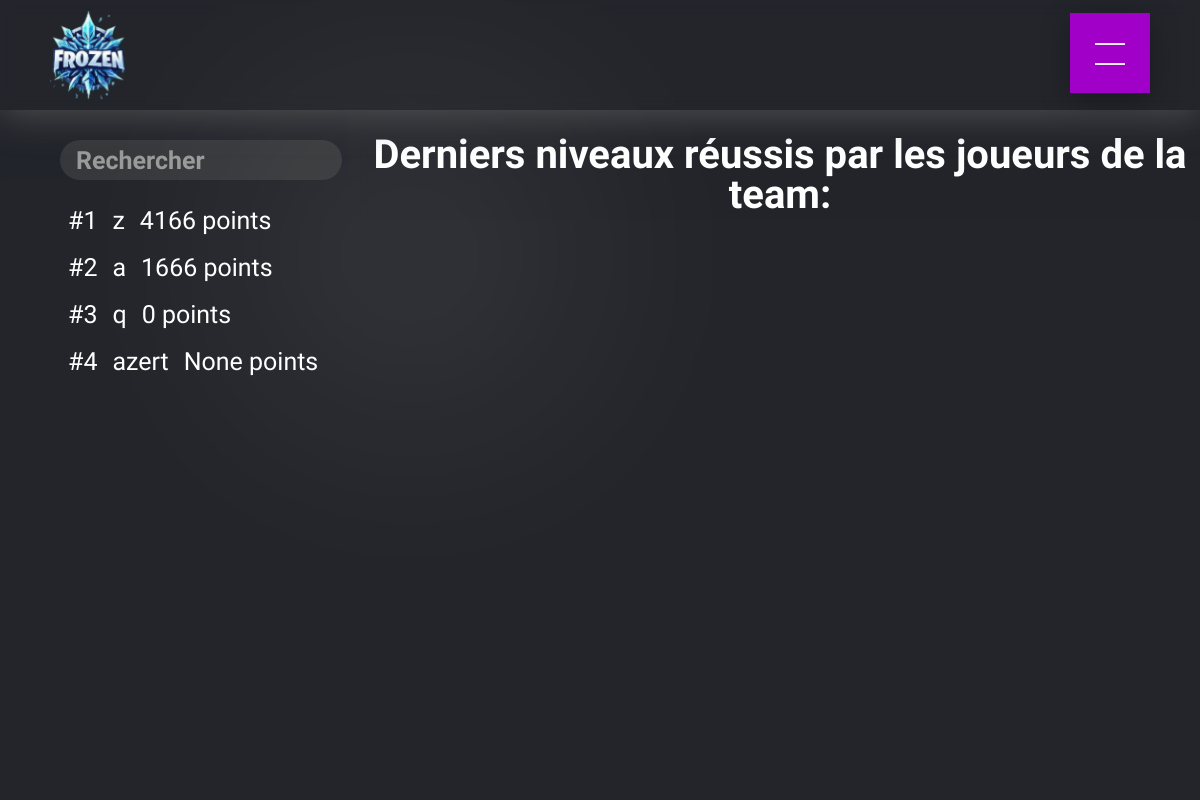
Page /classement on the earlier database version.
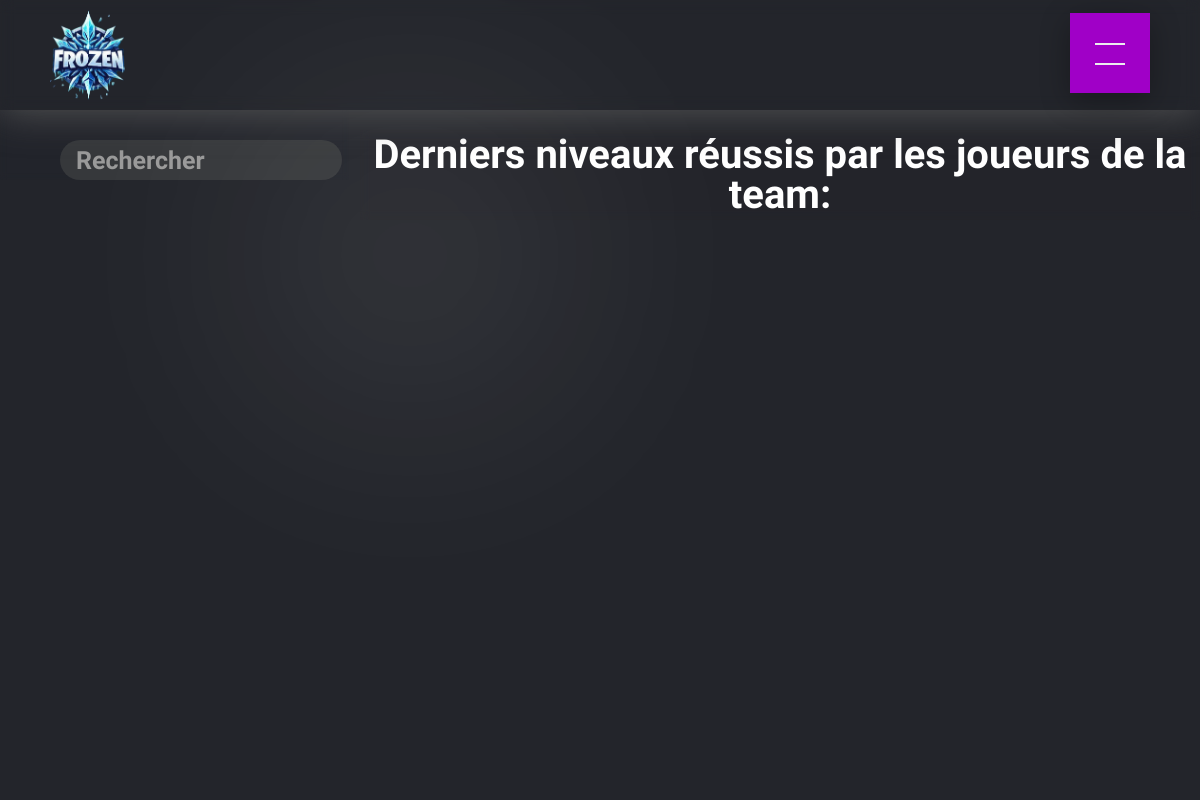
Same page on the later database version.
### tables this page shows
CREATE TABLE Joueur (
        id INTEGER PRIMARY KEY AUTOINCREMENT,
        nom TEXT NOT NULL UNIQUE,
        points INTEGER DEFAULT 0
    );

### app.py (the view)
@app.route('/classement')
def classement():
    active_page = 'classement'
    connection = sqlite3.connect('DataBase.db')
    cursor = connection.cursor()
    cursor.execute('SELECT id, nom, points FROM Joueur ORDER BY points DESC')
    joueurs = cursor.fetchall()
    connection.close()
    return render_template('classement.html', active_page=active_page, joueurs=joueurs)

### templates/classement.html (shortened to what this page needs)
{% extends 'layout.html' %}
{% block styles %}
<link href="../static/classement/classement.css" rel="stylesheet">
<link href="../static/classement/res_classement.css" rel="stylesheet">
{% endblock %}
{% block content %}
<div class="page-content">
    <div class="wrapper">
        <div class="home-left hide">
            <div class="searchinput-container">
                <div class="inputbackground">
                    <input class="searchInput" type="text" id="searchInput" onkeyup="filterLevels()" placeholder="Rechercher" autocomplete="off" spellcheck="false">
                </div>
            </div>
            <div class="home-left-container">
                <ul id="levelsList">
                    {% for joueur in joueurs %}
                        <div class="classement_nom_du_joueur">
                            <p class="classement_nom_du_joueur_position">#{{ loop.index }}</p>
                            <a class="home-right-container-wrapper {% if joueur[1] == selected_joueur %}selected{% endif %}" href="{{ url_for('joueur', nom=joueur[1]) }}" onclick="setSelectedLevel('{{ joueur[1] }}')">
                                <span class="classement_nom_du_joueur_nom">{{ joueur[1] }}</span>
                            </a>
                            <p class="home-right-container-paragraph">{{ joueur[2] }} points</p>
                        </div>
                    {% endfor %}
                </ul>
            </div>
        </div>
        <div class="home-right2 show">
            <h1>Derniers niveaux réussis par les joueurs de la team:</h1>
            <div class="carousel-container">
            </div>
        </div>
    </div>
</div>
{% endblock %}

Differences in the rows shown:
removed Joueur: nom "z", points "4166"
removed Joueur: nom "a", points "1666"
removed Joueur: nom "q", points "0"
removed Joueur: nom "azert", joueur "None"
